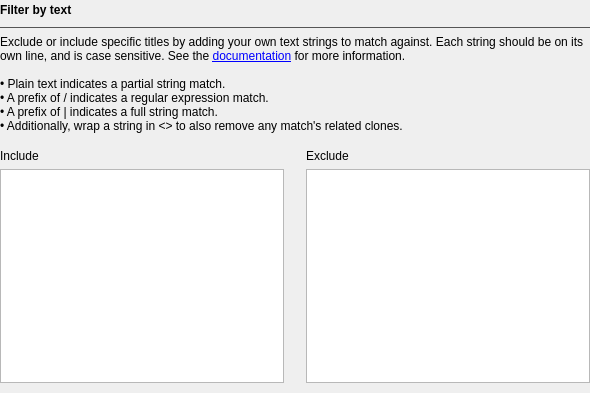
                       <widget class="QWidget" name="scrollAreaWidgetContentsGlobalUserFilters">
                        <property name="geometry">
                         <rect>
                          <x>0</x>
                          <y>0</y>
                          <width>590</width>
                          <height>393</height>
                         </rect>
                        </property>
                        <layout class="QGridLayout" name="gridLayoutGlobalUserFilters">
                         <property name="sizeConstraint">
                          <enum>QLayout::SetMinimumSize</enum>
                         </property>
                         <property name="leftMargin">
                          <number>0</number>
                         </property>
                         <property name="topMargin">
                          <number>0</number>
                         </property>
                         <property name="rightMargin">
                          <number>0</number>
                         </property>
                         <property name="bottomMargin">
                          <number>10</number>
                         </property>
                         <item row="5" column="0">
                          <widget class="CustomTextEdit" name="textEditGlobalInclude">
                           <property name="sizePolicy">
                            <sizepolicy hsizetype="Expanding" vsizetype="Expanding">
                             <horstretch>0</horstretch>
                             <verstretch>0</verstretch>
                            </sizepolicy>
                           </property>
                           <property name="minimumSize">
                            <size>
                             <width>0</width>
                             <height>100</height>
                            </size>
                           </property>
                           <property name="maximumSize">
                            <size>
                             <width>16777215</width>
                             <height>16777215</height>
                            </size>
                           </property>
                           <property name="tabChangesFocus">
                            <bool>true</bool>
                           </property>
                           <property name="acceptRichText">
                            <bool>false</bool>
                           </property>
                          </widget>
                         </item>
                         <item row="5" column="1">
                          <spacer name="horizontalSpacerGlobalUserFilters">
                           <property name="orientation">
                            <enum>Qt::Horizontal</enum>
                           </property>
                           <property name="sizeType">
                            <enum>QSizePolicy::Fixed</enum>
                           </property>
                           <property name="sizeHint" stdset="0">
                            <size>
                             <width>10</width>
                             <height>20</height>
                            </size>
                           </property>
                          </spacer>
                         </item>
                         <item row="4" column="2">
                          <widget class="QLabel" name="labelGlobalFilterExclude">
                           <property name="sizePolicy">
                            <sizepolicy hsizetype="Preferred" vsizetype="Fixed">
                             <horstretch>0</horstretch>
                             <verstretch>0</verstretch>
                            </sizepolicy>
                           </property>
                           <property name="minimumSize">
                            <size>
                             <width>0</width>
                             <height>0</height>
                            </size>
                           </property>
                           <property name="font">
                            <font>
                             <family>Segoe UI</family>
                             <bold>false</bold>
                            </font>
                           </property>
                           <property name="text">
                            <string>Exclude</string>
                           </property>
                           <property name="textInteractionFlags">
                            <set>Qt::NoTextInteraction</set>
                           </property>
                          </widget>
                         </item>
                         <item row="2" column="0" colspan="3">
                          <widget class="QLabel" name="labelGlobalFilter">
                           <property name="text">
                            <string>&lt;html&gt;&lt;head/&gt;&lt;body&gt;&lt;p&gt;Exclude or include specific titles by adding your own text strings to match against. Each string should be on its own line, and is case sensitive. See the &lt;a href=&quot;https://unexpectedpanda.github.io/retool/how-to-use-retool-gui/#user-filters&quot;&gt;&lt;span style=&quot; text-decoration: underline; color:#0000ff;&quot;&gt;documentation&lt;/span&gt;&lt;/a&gt; for more information.&lt;br/&gt;&lt;br/&gt;• Plain text indicates a partial string match.&lt;br/&gt;• A prefix of / indicates a regular expression match.&lt;br/&gt;• A prefix of | indicates a full string match.&lt;br/&gt;• Additionally, wrap a string in &amp;lt;&amp;gt; to also remove any match's related clones.&lt;/p&gt;&lt;/body&gt;&lt;/html&gt;</string>
                           </property>
                           <property name="alignment">
                            <set>Qt::AlignLeading|Qt::AlignLeft|Qt::AlignTop</set>
                           </property>
                           <property name="wordWrap">
                            <bool>true</bool>
                           </property>
                           <property name="openExternalLinks">
                            <bool>true</bool>
                           </property>
                           <property name="textInteractionFlags">
                            <set>Qt::LinksAccessibleByKeyboard|Qt::LinksAccessibleByMouse</set>
                           </property>
                          </widget>
                         </item>
                         <item row="0" column="0" colspan="3">
                          <widget class="QLabel" name="labelGlobalFilterByText">
                           <property name="minimumSize">
                            <size>
                             <width>0</width>
                             <height>20</height>
                            </size>
                           </property>
                           <property name="font">
                            <font>
                             <family>Segoe UI</family>
                             <bold>true</bold>
                            </font>
                           </property>
                           <property name="text">
                            <string>Filter by text</string>
                           </property>
                           <property name="textInteractionFlags">
                            <set>Qt::NoTextInteraction</set>
                           </property>
                          </widget>
                         </item>
                         <item row="5" column="2">
                          <widget class="CustomTextEdit" name="textEditGlobalExclude">
                           <property name="sizePolicy">
                            <sizepolicy hsizetype="Expanding" vsizetype="Expanding">
                             <horstretch>0</horstretch>
                             <verstretch>0</verstretch>
                            </sizepolicy>
                           </property>
                           <property name="minimumSize">
                            <size>
                             <width>0</width>
                             <height>100</height>
                            </size>
                           </property>
                           <property name="maximumSize">
                            <size>
                             <width>16777215</width>
                             <height>16777215</height>
                            </size>
                           </property>
                           <property name="tabChangesFocus">
                            <bool>true</bool>
                           </property>
                           <property name="acceptRichText">
                            <bool>false</bool>
                           </property>
                          </widget>
                         </item>
                         <item row="1" column="0" colspan="3">
                          <widget class="Line" name="lineGlobalFilterByText">
                           <property name="palette">
                            <palette>
                             <active>
                              <colorrole role="WindowText">
                               <brush brushstyle="SolidPattern">
                                <color alpha="255">
                                 <red>85</red>
                                 <green>85</green>
                                 <blue>85</blue>
                                </color>
                               </brush>
                              </colorrole>
                             </active>
                             <inactive>
                              <colorrole role="WindowText">
                               <brush brushstyle="SolidPattern">
                                <color alpha="255">
                                 <red>85</red>
                                 <green>85</green>
                                 <blue>85</blue>
                                </color>
                               </brush>
                              </colorrole>
                             </inactive>
                             <disabled>
                              <colorrole role="WindowText">
                               <brush brushstyle="SolidPattern">
                                <color alpha="255">
                                 <red>120</red>
                                 <green>120</green>
                                 <blue>120</blue>
                                </color>
                               </brush>
                              </colorrole>
                             </disabled>
                            </palette>
                           </property>
                           <property name="frameShadow">
                            <enum>QFrame::Plain</enum>
                           </property>
                           <property name="orientation">
                            <enum>Qt::Horizontal</enum>
                           </property>
                          </widget>
                         </item>
                         <item row="4" column="0">
                          <widget class="QLabel" name="labelGlobalFilterInclude">
                           <property name="sizePolicy">
                            <sizepolicy hsizetype="Preferred" vsizetype="Preferred">
                             <horstretch>0</horstretch>
                             <verstretch>0</verstretch>
                            </sizepolicy>
                           </property>
                           <property name="font">
                            <font>
                             <family>Segoe UI</family>
                             <bold>false</bold>
                            </font>
                           </property>
                           <property name="text">
                            <string>Include</string>
                           </property>
                           <property name="alignment">
                            <set>Qt::AlignLeading|Qt::AlignLeft|Qt::AlignVCenter</set>
                           </property>
                           <property name="textInteractionFlags">
                            <set>Qt::NoTextInteraction</set>
                           </property>
                          </widget>
                         </item>
                         <item row="3" column="0" colspan="3">
                          <spacer name="verticalSpacerGlobalUserFilters">
                           <property name="orientation">
                            <enum>Qt::Vertical</enum>
                           </property>
                           <property name="sizeType">
                            <enum>QSizePolicy::Fixed</enum>
                           </property>
                           <property name="sizeHint" stdset="0">
                            <size>
                             <width>20</width>
                             <height>10</height>
                            </size>
                           </property>
                          </spacer>
                         </item>
                        </layout>
                       </widget>
